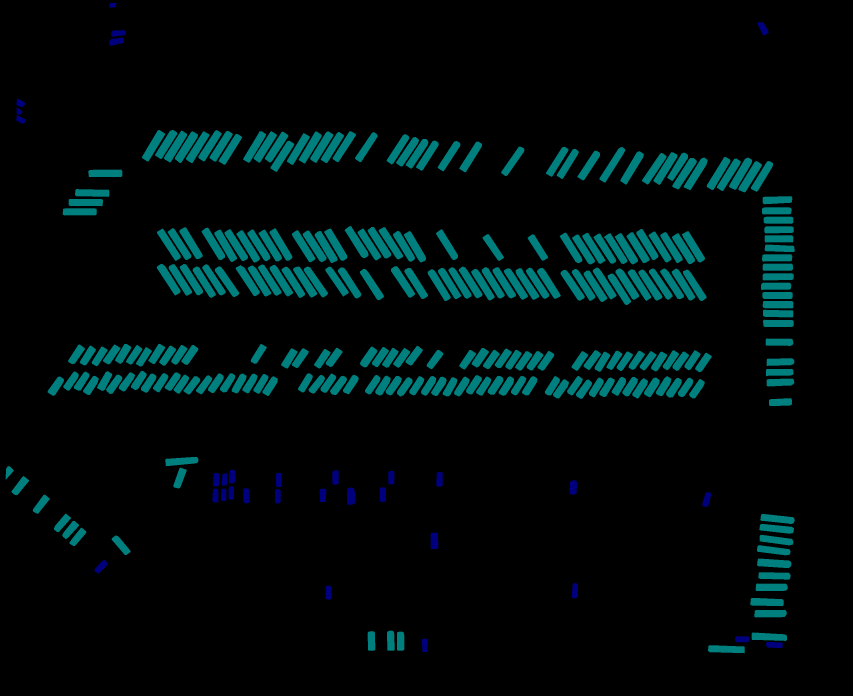
#> input picture dataset/iSAID/train/images/P0002_instance_color_RGB.png, 2557 x 2086 px, given in place of P0002.png, which was not available (shown at 1/3 size)
$ python preprocess.py   (older library calls are emulated)
#> lines starting #> are read from the running program, lines starting #| are printed output that depends on the picture; after the words box and inside, x2 and y2 are one past the last pixel; in counts of white or black regions, pixels touching at a corner belong together; pictures that were not available may be replaced by others from this repository, and a replacement may not be noted
### instances2dict_with_polygons.py

from __future__ import print_function, absolute_import, division
import os, sys
from collections import namedtuple
import cv2
import numpy as np

class Instance(object):
    instID     = 0
    labelID    = 0
    pixelCount = 0
    medDist    = -1
    distConf   = 0.0

    def __init__(self, imgNp,imgNp_seg, instID):
        if (instID == -1):
            return
        self.instID     = int(instID)
        self.labelID    = int(self.getLabelID(imgNp,imgNp_seg,instID))
        self.pixelCount = int(self.getInstancePixels(imgNp, instID))

    def getLabelID(self,imgNp,imgNp_seg, instID): # function to pick semantic labels
        cls_id = np.unique(imgNp_seg[imgNp == instID])
        dcls_id = cls_id[0]
        c_id  = dcls_id

        return c_id

    def getInstancePixels(self, imgNp, instLabel):
        return (imgNp == instLabel).sum()

    def toJSON(self):
        return json.dumps(self, default=lambda o: o.__dict__, sort_keys=True, indent=4)

    def toDict(self):
        buildDict = {}
        buildDict["instID"]     = self.instID
        buildDict["labelID"]    = self.labelID
        buildDict["pixelCount"] = self.pixelCount
        buildDict["medDist"]    = self.medDist
        buildDict["distConf"]   = self.distConf
        return buildDict

    # [7 lines left out: function fromJSON, not called in this run]

    def __str__(self):
        return "("+str(self.instID)+")"

Label = namedtuple( 'Label', ['name','id', 'trainId', 'category', 'categoryId', 'hasInstances', 'ignoreInEval', 'color', 'm_color'])

labels = [
    #       name                     id    trainId   category            catId     hasInstances   ignoreInEval   color          multiplied color
    Label(  'unlabeled'            ,  0 ,      255 , 'void'            , 0       , False        , True         , (  0,  0,  0) , 0      ),
    Label(  'ship'                 ,  1 ,        0 , 'transport'       , 1       , True         , False        , (  0,  0, 63) , 4128768),
    Label(  'storage_tank'         ,  2 ,        1 , 'transport'       , 1       , True         , False        , (  0, 63, 63) , 4144896),
    Label(  'baseball_diamond'     ,  3 ,        2 , 'land'            , 2       , True         , False        , (  0, 63,  0) , 16128  ),
    Label(  'tennis_court'         ,  4 ,        3 , 'land'            , 2       , True         , False        , (  0, 63,127) , 8339200),
    Label(  'basketball_court'     ,  5 ,        4 , 'land'            , 2       , True         , False        , (  0, 63,191) , 12533504),
    Label(  'Ground_Track_Field'   ,  6 ,        5 , 'land'            , 2       , True         , False        , (  0, 63,255) , 16727808),
    Label(  'Bridge'               ,  7 ,        6 , 'land'            , 2       , True         , False        , (  0,127, 63) , 4161280),
    Label(  'Large_Vehicle'        ,  8 ,        7 , 'transport'       , 1       , True         , False        , (  0,127,127) , 8355584),
    Label(  'Small_Vehicle'        ,  9 ,        8 , 'transport'       , 1       , True         , False        , (  0,  0,127) , 8323072),
    Label(  'Helicopter'           , 10 ,        9 , 'transport'       , 1       , True         , False        , (  0,  0,191) , 12517376),
    Label(  'Swimming_pool'        , 11 ,       10 , 'land'            , 2       , True         , False        , (  0,  0,255) , 16711680),
    Label(  'Roundabout'           , 12 ,       11 , 'land'            , 2       , True         , False        , (  0,191,127) , 8371968),
    Label(  'Soccer_ball_field'    , 13 ,       12 , 'land'            , 2       , True         , False        , (  0,127,191) , 12549888),
    Label(  'plane'                , 14 ,       13 , 'transport'       , 1       , True         , False        , (  0,127,255) , 16744192),
    Label(  'Harbor'               , 15 ,       14 , 'transport'       , 1       , True         , False        , (  0,100,155) , 10183680),
]

m2label        = { label.m_color : label for label in labels           }
label2id = { label.name : label.id for label in labels }

def findContours(*args, **kwargs):
    """
    Wraps cv2.findContours to maintain compatiblity between versions
    3 and 4

    Returns:
        contours, hierarchy
    """
    if cv2.__version__.startswith('4'):
        contours, hierarchy = cv2.findContours(*args, **kwargs)
    elif cv2.__version__.startswith('3'):
        _, contours, hierarchy = cv2.findContours(*args, **kwargs)
    else:
        raise AssertionError(
            'cv2 must be either version 3 or 4 to call this method')

    return contours, hierarchy

def instances2dict_with_polygons(seg_imageFileList,ins_imageFileList,verbose=False):
    imgCount     = 0
    instanceDict = {}
    #import pdb;pdb.set_trace()
    if not isinstance(seg_imageFileList, list):
        seg_imageFileList = [seg_imageFileList]

    if verbose:
        print("Processing {} images...".format(len(seg_imageFileList)))
        print("Processing {} images...".format(len(ins_imageFileList)))

    for imageFileName_seg,imageFileName_ins in zip(seg_imageFileList,ins_imageFileList):
        print("Segment file:",imageFileName_seg)
        print("Instance files:",imageFileName_ins)
        img = cv2.imread(imageFileName_ins) # (1738, 1956, 3) instance file
        img = cv2.cvtColor(img, cv2.COLOR_BGR2RGB)
        img_seg = cv2.imread(imageFileName_seg, cv2.IMREAD_COLOR) # (1738, 1956, 3) segmentation file
        img_seg = cv2.cvtColor(img_seg, cv2.COLOR_BGR2RGB)

        # Image as numpy array
        imgNp = np.array(img) # Gives h * w * 3 matrix
        imgNp_seg = np.array(img_seg)
        if not (imgNp.ndim and imgNp_seg.ndim) == 3:
            import pdb;pdb.set_trace();
        imgNp = imgNp[:,:,0] + 256 * imgNp[:,:,1] + 256*256*imgNp[:,:,2]
        imgNp_seg = imgNp_seg[:,:,0] + 256 * imgNp_seg[:,:,1] + 256*256*imgNp_seg[:,:,2]


        # Initialize label categories
        instances = {}
        for label in labels:
            instances[label.name] = []

        # Loop through all instance ids in instance image
        for instanceId in np.unique(imgNp): #np.unique(imgNp)
        #for instanceId in np.unique(imgNp):
            if instanceId < 1000:
                continue
            instanceObj = Instance(imgNp, imgNp_seg, instanceId)
            instanceObj_dict = instanceObj.toDict()

            #instances[id2label[instanceObj.labelID].name].append(instanceObj.toDict())
            #if id2label[instanceObj.labelID].hasInstances:
            if m2label[instanceObj.labelID].hasInstances:
                mask = (imgNp == instanceId).astype(np.uint8)
                #contour, hier = cv2_util.findContours(mask.copy(), cv2.RETR_EXTERNAL, cv2.CHAIN_APPROX_NONE)
                contour, hier = findContours(mask.copy(), cv2.RETR_EXTERNAL, cv2.CHAIN_APPROX_NONE)

                polygons = [c.reshape(-1).tolist() for c in contour]
                instanceObj_dict['contours'] = polygons

            instances[m2label[instanceObj.labelID].name].append(instanceObj_dict)

        imgKey= os.path.abspath(imageFileName_ins)
        instanceDict[imgKey] = instances
        imgCount += 1

        if verbose:
            print("\rImages Processed: {}".format(imgCount), end=' ')
            sys.stdout.flush()

    if verbose:
        print("")

    return instanceDict

### preprocess.py
#!/usr/bin/env python

# modified by @akshitac8
from __future__ import absolute_import
from __future__ import division
from __future__ import print_function
from __future__ import unicode_literals
from natsort import natsorted
import re
import argparse
import h5py
import json
import os
import scipy.misc
import sys
import cv2
import sys
import random
import numpy as np
random.seed(0)


import instances2dict_with_polygons as cs

def xyxy_to_xywh(xyxy):
    """Convert [x1 y1 x2 y2] box format to [x1 y1 w h] format."""
    if isinstance(xyxy, (list, tuple)):
        # Single box given as a list of coordinates
        assert len(xyxy) == 4
        x1, y1 = xyxy[0], xyxy[1]
        w = xyxy[2] - x1 + 1
        h = xyxy[3] - y1 + 1
        return (x1, y1, w, h)
    elif isinstance(xyxy, np.ndarray):
        # Multiple boxes given as a 2D ndarray
        return np.hstack((xyxy[:, 0:2], xyxy[:, 2:4] - xyxy[:, 0:2] + 1))
    else:
        raise TypeError('Argument xyxy must be a list, tuple, or numpy array.')

def polys_to_boxes(polys):
    """Convert a list of polygons into an array of tight bounding boxes."""
    boxes_from_polys = np.zeros((len(polys), 4), dtype=np.float32)
    for i in range(len(polys)):
        poly = polys[i]
        x0 = min(min(p[::2]) for p in poly)
        x1 = max(max(p[::2]) for p in poly)
        y0 = min(min(p[1::2]) for p in poly)
        y1 = max(max(p[1::2]) for p in poly)
        boxes_from_polys[i, :] = [x0, y0, x1, y1]

    return boxes_from_polys

def parse_args():
    parser = argparse.ArgumentParser(description='Convert dataset')
    parser.add_argument('--outdir', help="path of output directory for json files", default='./dataset/iSAID_patches', type=str)
    parser.add_argument('--datadir', help="root path of dataset (patches)",default='./dataset/iSAID_patches', type=str)
    parser.add_argument('--set', default="train,val", type=str, help='evaluation mode')
    return parser.parse_args()


# for Cityscapes
def getLabelID(self, instID):
    if (instID < 1000):
        return instID
    else:
        return int(instID / 1000)


def convert_cityscapes_instance_only(data_dir, out_dir):
    """Convert from cityscapes format to COCO instance seg format - polygons"""
#> called with data_dir = './dataset/iSAID_patches', out_dir = './dataset/iSAID_patches'
    sets = args.set.split(',')
    for i in sets:
        if i == 'train' or i == 'val':
            ann_dirs = ['train/images','val/images']
        elif i == 'test': # NEED TEST MASK ANNOTATIONS
            ann_dirs = ['test/images']
        else:
            print('Invalid input')

    json_name = 'instancesonly_filtered_%s.json'
    img_id = 0
    ann_id = 0
    cat_id = 1
    category_dict = {}

    category_instancesonly = [
        'unlabeled',
        'ship',
        'storage_tank',
        'baseball_diamond',
        'tennis_court',
        'basketball_court',
        'Ground_Track_Field',
        'Bridge',
        'Large_Vehicle',
        'Small_Vehicle',
        'Helicopter',
        'Swimming_pool',
        'Roundabout',
        'Soccer_ball_field',
        'plane',
        'Harbor'
    ]
    for data_set, ann_dir in zip(sets, ann_dirs):
        print('Starting %s' % data_set)
        ann_dict = {}
        images = []
        annotations = []
        ann_dir = os.path.join(data_dir, ann_dir)
        print(ann_dir)
        img_id = 0 # for every image_id with different indexing
        c_images = 0
        for root, _, files in os.walk(ann_dir):
            for filename in natsorted(files):
                if filename.endswith('_color_RGB.png'): #if re.match(r'\w*\d+.png', filename) or filename.split('.')[0].count('_')==4:
                    #import pdb;pdb.set_trace()
                    c_images+=1
                    filename = ''.join(filename)
                    filename = filename.split('_')[:-3]
                    if len(filename) > 1:
                        filename = '_'.join(filename)
                    else:
                        filename = ''.join(filename)
                    filename = filename + '.png'
                    print("Processed %s images" % (c_images))
                    image_dim = cv2.imread(os.path.join(root,filename))
#> image_dim is the input picture: shape (2086, 2557, 3); mean B, G, R 11.9, 11.4, 0
                    imgHeight,imgWidth,_  = image_dim.shape
#> imgHeight = 2086; imgWidth = 2557
                    image = {}
                    image['id'] = img_id
                    img_id += 1
                    image['width'] = imgWidth
                    image['height'] = imgHeight
                    print("Processing Image",filename)
                    image['file_name'] = filename.split('.')[0] + '.png'
                    print("Processing Image",image['file_name'])
#| Processing Image P0002.png
                    image['ins_file_name'] = filename.split('.')[0] + '_instance_id_RGB.png'
                    image['seg_file_name'] = filename.split('.')[0] + '_instance_color_RGB.png'
                    images.append(image)

                    #import pdb;pdb.set_trace()
                    seg_fullname = os.path.join(root, image['seg_file_name'])
                    inst_fullname = os.path.join(root, image['ins_file_name'])

                    if not os.path.exists(seg_fullname):
                        print("YOU DONT HAVE TEST MASKS")
                        sys.exit(0)
                    objects = cs.instances2dict_with_polygons([seg_fullname],[inst_fullname], verbose=True)
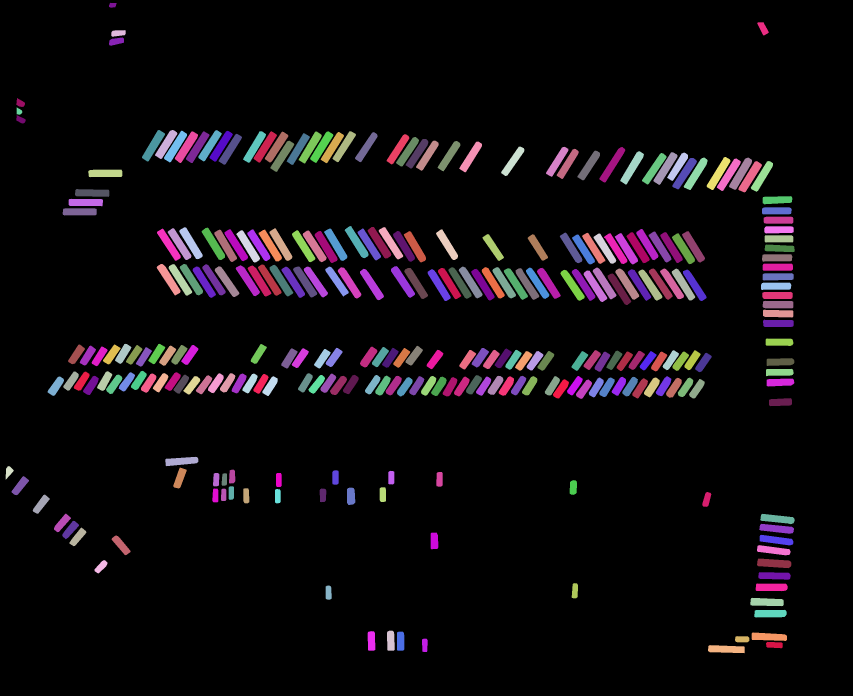
#> input picture dataset/iSAID/train/images/P0002_instance_id_RGB.png, 2557 x 2086 px (shown at 1/3 size)
#> in instances2dict_with_polygons, img is the input picture: shape (2086, 2557, 3); mean B, G, R 14.3, 10.8, 14.8
#> in instances2dict_with_polygons, `imgNp = imgNp[:,:,0] + 256 * imgNp[:,:,1] + 256*256*imgNp[:,:,2]`:
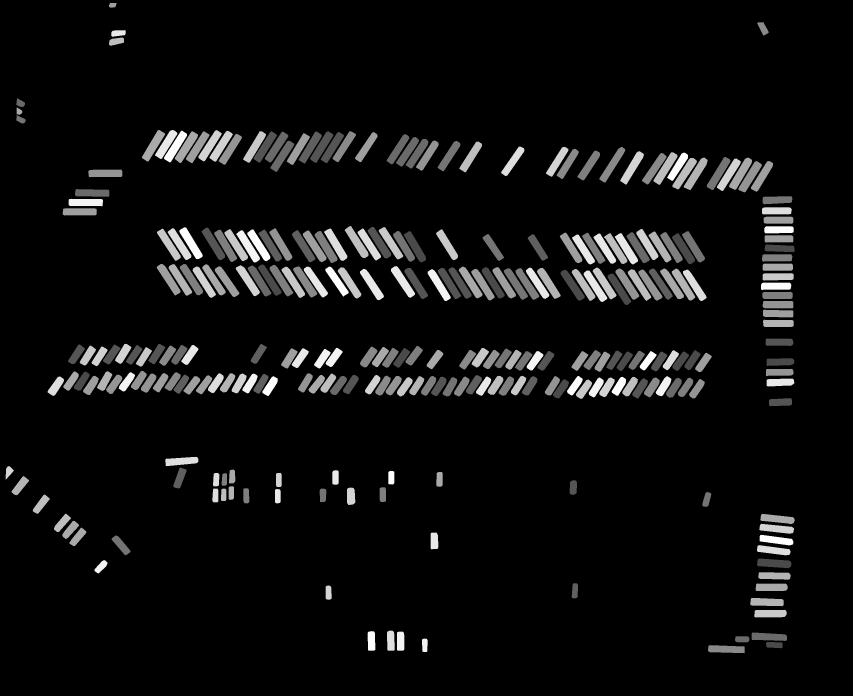
#> imgNp: shape (2086, 2557) uint32 (shown at 1/3 size); min 0, max 15785155, mean 939672.4; drawn with min black and max white
#> in instances2dict_with_polygons, `imgNp_seg = imgNp_seg[:,:,0] + 256 * imgNp_seg[:,:,1] + 256*256*imgNp_..`:
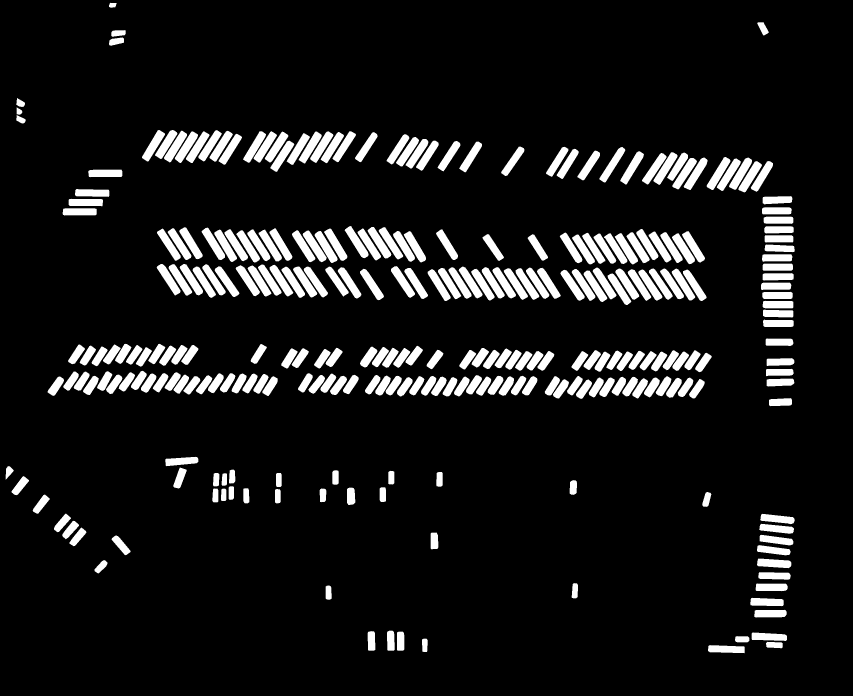
#> imgNp_seg: shape (2086, 2557) uint32 (shown at 1/3 size); min 0, max 8355584, mean 781248.4; drawn with min black and max white
#> the loop in instances2dict_with_polygons, `for instanceId in np.unique(imgNp):` made 290 passes
#> instanceId on passes 2 to 12: 4592855, 4594165, 4595305, 4595435, 4599215, 4600465, 4601785, 4610765, 4611935, 4615915, 4618455
#> pass 2, in instances2dict_with_polygons, `mask = (imgNp == instanceId).astype(np.uint8)`:
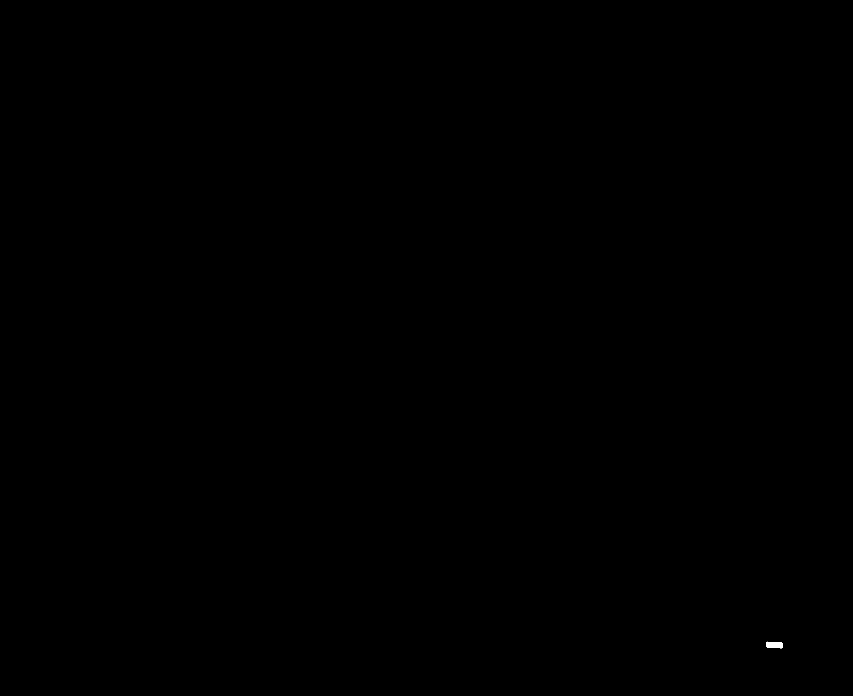
#> mask: shape (2086, 2557) (shown at 1/3 size); values 0 (black) and 1 (white), 0.02% white; 1 white region, box (x1, y1, x2, y2) and area: (2298, 1925, 2348, 1945) 830
                    for k,v in objects.items():
                        for object_cls in list(v.keys()):
                            if object_cls not in category_instancesonly: #to get the labels only mentioned in category_instancesonly
                                continue
                            for obj in v[object_cls]:
                                if obj['contours'] == []:
                                    print('Warning: empty contours.')
                                    continue
                                len_p = [len(p) for p in obj['contours']]
                                if min(len_p) <= 4:
                                    print('Warning: invalid contours.')
                                    continue

                                ann = {}
                                ann['id'] = ann_id
                                ann_id += 1
                                ann['image_id'] = image['id']
                                ann['segmentation'] = obj['contours']
                                if object_cls not in category_dict:
                                    category_dict[object_cls] = cs.label2id[object_cls]

                                ann['category_id'] = category_dict[object_cls]
                                ann['category_name'] = object_cls
                                ann['iscrowd'] = 0
                                ann['area'] = obj['pixelCount']
                                ann['bbox'] = xyxy_to_xywh(polys_to_boxes([ann['segmentation']])).tolist()[0]

                                #annotations.append(ann)
                                if ann['area'] > 10:
                                    annotations.append(ann)

        ann_dict['images'] = images
        categories = [{"id": category_dict[name], "name": name} for name in category_dict]
        ann_dict['categories'] = categories
        ann_dict['annotations'] = annotations
        print("Num categories: %s" % len(categories))
#| Num categories: 2
        print("Num images: %s" % len(images))
        print("Num annotations: %s" % len(annotations))
        with open(os.path.join(os.path.join(out_dir,data_set), json_name % data_set), "w") as outfile:
            outfile.write(json.dumps(ann_dict))


if __name__ == '__main__':
    args = parse_args()
    convert_cityscapes_instance_only(args.datadir, args.outdir)
